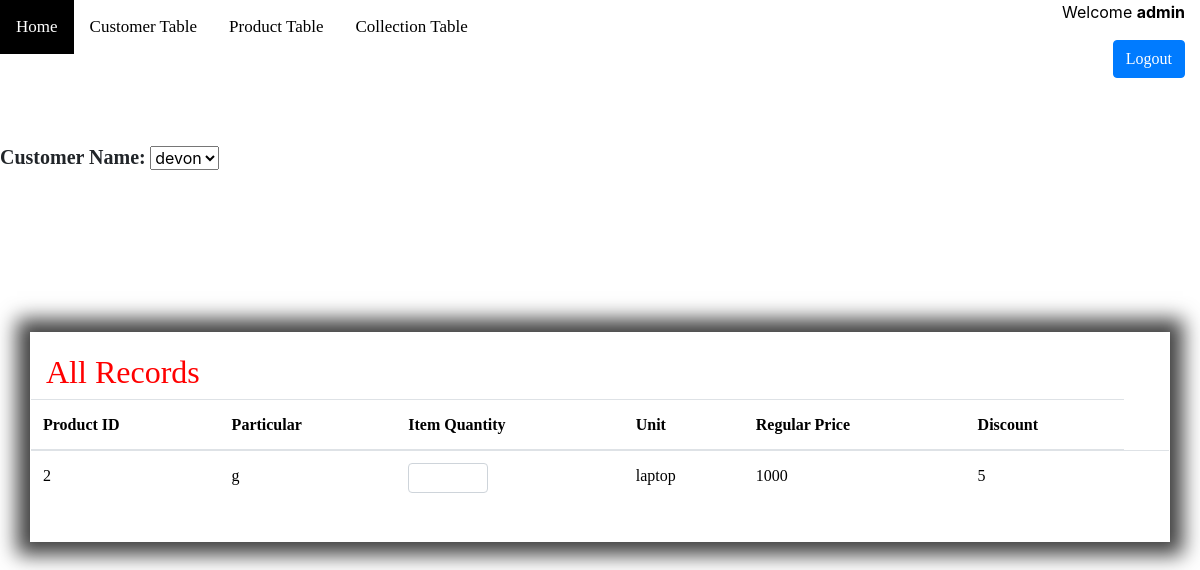
Before: /record.php (signed in) with the older database file.
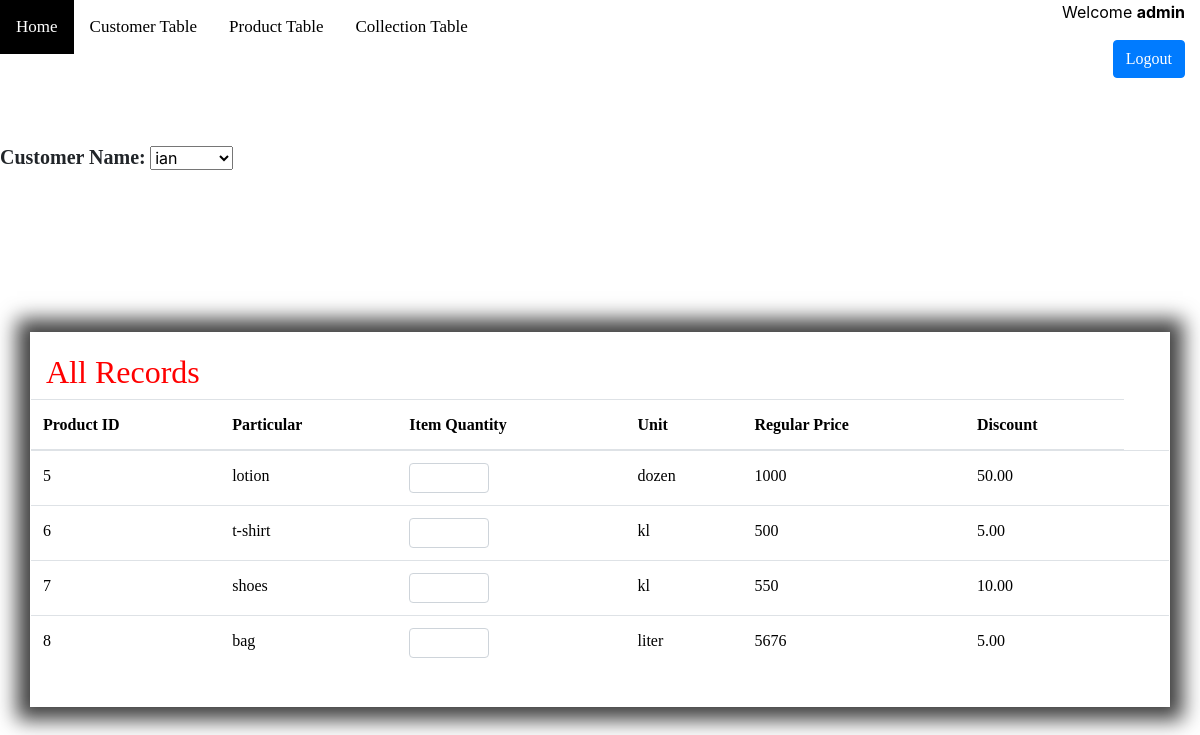
After: the same page with the newer database file.
### tables this page shows
CREATE TABLE `product` (
  `product_id` int(100) NOT NULL,
  `userid` int(100) DEFAULT NULL,
  `particular` varchar(100) DEFAULT NULL,
  `item_quantity` int(100) DEFAULT NULL,
  `unit` varchar(100) DEFAULT NULL,
  `regular_price` int(100) DEFAULT NULL,
  `discount` decimal(10,2) DEFAULT NULL
);

### record.php (the view, shortened to what this page needs)
<?php include('process6.php');?>
<!DOCTYPE html>
<html>
<head>
	<link rel="stylesheet" type="text/css"	href="style.css">
	<link rel="stylesheet" href="bootstrap/css/bootstrap.min.css">
</head>
<body>
<div class="topnav">
  <a class="home" href="index.php">Home</a>
  <a href="index2.php">Customer Table</a>
  <a href="product.php">Product Table</a>
  <a href="collection.php">Collection Table</a>
</div>
<header class="main">
    <div class="row justify-content-center">
    <h1 class="col-sm-4"></h1>
     <nav class="col-sm-8 text-right">
		 <?php if(isset($_SESSION["username"])): ?>
		     <p>Welcome <strong><?php echo $_SESSION['username']; ?></strong></p>
		     <p><a style="font-family:Stylus BT" href="login.php?logout='1'" class="btn btn-primary" style="color:white;">Logout</a></p>
		 <?php endif ?>
		</nav>
		</div>
		 </header><br><br>
	<div class="form-group">
		<b><a style="font-family:Broadway;font-size:20px;right:45%;">Customer Name:</b></a>
		<?php
			$sql = "SELECT * FROM customer";
			$result = mysqli_query($mysqli, $sql);
		?>
		<select name="customer_id">
		<?php
				while ($row = mysqli_fetch_array($result)){
		?>
			<option value="<?php echo $row['customer_id'];?>"><?php echo $row['firstname'];?></option>
			<?php
				}
			?>
		</select>
<div id="main">
	<?php require_once 'process6.php';?>
	<div class="container">
	<?php
		$mysqli = new mysqli('localhost','root','','registration') or die(mysqli_error($mysqli));
		$username= $_SESSION["username"];
		$result=$mysqli->query("select id from users where username='$username'") or die($mysqli->error);
		if(@count($result)==1)
			{
			$row=$result->fetch_array();
			$userid=$row['id'];
		}
		$result = $mysqli->query("SELECT * FROM product where userid='$userid'") or die($mysqli->error);
		?>
		<h2><font style="font-family:Timesnew-Roman" color= "red"> All Records</h2></font>
		<div class="row justify-content-center">
		<br><br><br>
			<table class="table">
				<thead>
					<tr>
						<th><a style="font-family:Broadway">Product ID</th>
						<th><a style="font-family:Broadway">Particular</th>
						<th><a style="font-family:Broadway">Item Quantity</th>
						<th><a style="font-family:Broadway">Unit</th>
						<th><a style="font-family:Broadway">Regular Price</th>
						<th><a style="font-family:Broadway">Discount</th>
					</tr>
				</thead>
				<?php
					while($row=$result->fetch_assoc()):?>
						<tr>
							<td><a style="font-family:Elephant;"><?php echo $row['product_id']?></td></a>
							<td><a style="font-family:Elephant;"><?php echo $row['particular']?></td></a>
							<td><a style="font-family:Elephant;"><input type="number" min="0" class="form-control" style="width:80px; height:30px"></td></a>
							<td><a style="font-family:Elephant;"><?php echo $row['unit']?></td></a>
							<td><a style="font-family:Elephant;"><?php echo $row['regular_price']?></td></a>
							<td><a style="font-family:Elephant;"><?php echo $row['discount']?></td></a>
							<td>
							</td>
						</tr>
						<?php endwhile;?>
			</table>
		</div>
</div>
</body>
</html>

Changed rows visible on the page:
removed product: product_id "2", particular "g", unit "laptop", regular_price "1000", discount "5"
added product: product_id "5", particular "lotion", unit "dozen", regular_price "1000", discount "50.00"
added product: product_id "6", particular "t-shirt", unit "kl", regular_price "500", discount "5.00"
added product: product_id "7", particular "shoes", unit "kl", regular_price "550", discount "10.00"
added product: product_id "8", particular "bag", unit "liter", regular_price "5676", discount "5.00"
Other visible differences:
form field customer_id: "devon" → "ian"
